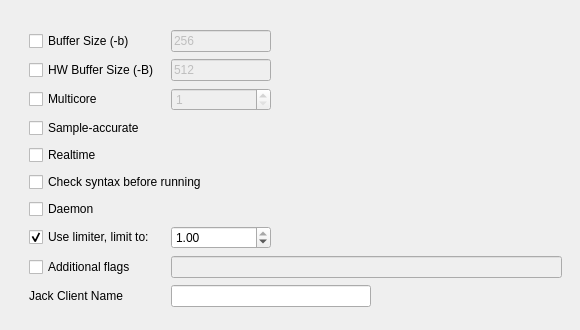
         <widget class="QWidget" name="tab_14">
          <attribute name="title">
           <string>Advanced</string>
          </attribute>
          <widget class="QFrame" name="frame">
           <property name="geometry">
            <rect>
             <x>20</x>
             <y>20</y>
             <width>551</width>
             <height>301</height>
            </rect>
           </property>
           <property name="sizePolicy">
            <sizepolicy hsizetype="Preferred" vsizetype="Fixed">
             <horstretch>0</horstretch>
             <verstretch>0</verstretch>
            </sizepolicy>
           </property>
           <layout class="QGridLayout" name="gridLayout_10">
            <property name="spacing">
             <number>6</number>
            </property>
            <item row="13" column="0">
             <widget class="QCheckBox" name="AdditionalFlagsCheckBox">
              <property name="toolTip">
               <string>Extra command line flags passed to Csound</string>
              </property>
              <property name="text">
               <string>Additional flags</string>
              </property>
             </widget>
            </item>
            <item row="14" column="0">
             <widget class="QLabel" name="label_6">
              <property name="text">
               <string>Jack Client Name</string>
              </property>
             </widget>
            </item>
            <item row="12" column="0">
             <widget class="QCheckBox" name="limiterCheckBox">
              <property name="enabled">
               <bool>true</bool>
              </property>
              <property name="toolTip">
               <string extracomment="Requires Csound 6.16 or later"/>
              </property>
              <property name="whatsThis">
               <string extracomment="Requires Csound 6.16 or later"/>
              </property>
              <property name="text">
               <string>Use limiter, limit to:</string>
              </property>
              <property name="checked">
               <bool>true</bool>
              </property>
             </widget>
            </item>
            <item row="12" column="2">
             <widget class="QDoubleSpinBox" name="limiterSpinBox">
              <property name="enabled">
               <bool>true</bool>
              </property>
              <property name="maximumSize">
               <size>
                <width>100</width>
                <height>16777215</height>
               </size>
              </property>
              <property name="minimum">
               <double>0.010000000000000</double>
              </property>
              <property name="maximum">
               <double>1.000000000000000</double>
              </property>
              <property name="singleStep">
               <double>0.010000000000000</double>
              </property>
              <property name="value">
               <double>1.000000000000000</double>
              </property>
             </widget>
            </item>
            <item row="2" column="2">
             <widget class="QLineEdit" name="BufferSizeLineEdit">
              <property name="enabled">
               <bool>false</bool>
              </property>
              <property name="maximumSize">
               <size>
                <width>100</width>
                <height>16777215</height>
               </size>
              </property>
              <property name="toolTip">
               <string>&lt;html&gt;&lt;head/&gt;&lt;body&gt;&lt;p&gt;1. For &lt;span style=&quot; font-weight:600;&quot;&gt;portaudio&lt;/span&gt;, -B suggests a latency, -b is used to set the buffersize.&lt;/p&gt;&lt;p&gt;2. For &lt;span style=&quot; font-weight:600;&quot;&gt;coreaudio&lt;/span&gt;, &lt;span style=&quot; font-weight:600;&quot;&gt;-B&lt;/span&gt; is the size of the internal buffer, &lt;span style=&quot; font-weight:600;&quot;&gt;-b&lt;/span&gt; is used for the actual IO buffer size.&lt;/p&gt;&lt;p&gt;3. For &lt;span style=&quot; font-weight:600;&quot;&gt;jack&lt;/span&gt;, &lt;span style=&quot; font-weight:600;&quot;&gt;-B&lt;/span&gt; is used to determine the number of buffers used in conjunction with -b , num = (N + M + 1) / M. &lt;span style=&quot; font-weight:600;&quot;&gt;-b&lt;/span&gt; is the size of each buffer.&lt;/p&gt;&lt;p&gt;4. For &lt;span style=&quot; font-weight:600;&quot;&gt;alsa&lt;/span&gt;, &lt;span style=&quot; font-weight:600;&quot;&gt;-B&lt;/span&gt; is the buffer size, &lt;span style=&quot; font-weight:600;&quot;&gt;-b&lt;/span&gt; is the period size&lt;/p&gt;&lt;p&gt;5. For &lt;span style=&quot; font-weight:600;&quot;&gt;pulse&lt;/span&gt;, &lt;span style=&quot; font-weight:600;&quot;&gt;-b&lt;/span&gt; is the actual buffersize passed to the device, &lt;span style=&quot; font-weight:600;&quot;&gt;-B&lt;/span&gt; is not used.&lt;/p&gt;&lt;p&gt;Use power-of-two values for &lt;span style=&quot; font-weight:600;&quot;&gt;ksmps&lt;/span&gt; (which is the same as &amp;quot;block size&amp;quot; in PureData or &amp;quot;vector size&amp;quot; in Max). Make sure  ksmps divides buffer size with no remainder. So, for -b 128, use ksmps = 128, 64, 32, 16, etc.&lt;/p&gt;&lt;/body&gt;&lt;/html&gt;</string>
              </property>
              <property name="text">
               <string>256</string>
              </property>
             </widget>
            </item>
            <item row="4" column="0">
             <widget class="QCheckBox" name="multicoreCheckBox">
              <property name="enabled">
               <bool>true</bool>
              </property>
              <property name="toolTip">
               <string>Use multiple cores when running Csound</string>
              </property>
              <property name="text">
               <string>Multicore</string>
              </property>
             </widget>
            </item>
            <item row="3" column="2">
             <widget class="QLineEdit" name="HwBufferSizeLineEdit">
              <property name="enabled">
               <bool>false</bool>
              </property>
              <property name="minimumSize">
               <size>
                <width>0</width>
                <height>0</height>
               </size>
              </property>
              <property name="maximumSize">
               <size>
                <width>100</width>
                <height>16777215</height>
               </size>
              </property>
              <property name="toolTip">
               <string>&lt;html&gt;&lt;head/&gt;&lt;body&gt;&lt;p&gt;1. For &lt;span style=&quot; font-weight:600;&quot;&gt;portaudio&lt;/span&gt;, -B suggests a latency, -b is used to set the buffersize.&lt;/p&gt;&lt;p&gt;2. For &lt;span style=&quot; font-weight:600;&quot;&gt;coreaudio&lt;/span&gt;, &lt;span style=&quot; font-weight:600;&quot;&gt;-B&lt;/span&gt; is the size of the internal buffer, &lt;span style=&quot; font-weight:600;&quot;&gt;-b&lt;/span&gt; is used for the actual IO buffer size.&lt;/p&gt;&lt;p&gt;3. For &lt;span style=&quot; font-weight:600;&quot;&gt;jack&lt;/span&gt;, &lt;span style=&quot; font-weight:600;&quot;&gt;-B&lt;/span&gt; is used to determine the number of buffers used in conjunction with -b , num = (N + M + 1) / M. &lt;span style=&quot; font-weight:600;&quot;&gt;-b&lt;/span&gt; is the size of each buffer.&lt;/p&gt;&lt;p&gt;4. For &lt;span style=&quot; font-weight:600;&quot;&gt;alsa&lt;/span&gt;, &lt;span style=&quot; font-weight:600;&quot;&gt;-B&lt;/span&gt; is the buffer size, &lt;span style=&quot; font-weight:600;&quot;&gt;-b&lt;/span&gt; is the period size&lt;/p&gt;&lt;p&gt;5. For &lt;span style=&quot; font-weight:600;&quot;&gt;pulse&lt;/span&gt;, &lt;span style=&quot; font-weight:600;&quot;&gt;-b&lt;/span&gt; is the actual buffersize passed to the device, &lt;span style=&quot; font-weight:600;&quot;&gt;-B&lt;/span&gt; is not used.&lt;/p&gt;&lt;p&gt;Use power-of-two values for &lt;span style=&quot; font-weight:600;&quot;&gt;ksmps&lt;/span&gt; (which is the same as &amp;quot;block size&amp;quot; in PureData or &amp;quot;vector size&amp;quot; in Max). Make sure  ksmps divides buffer size with no remainder. So, for -b 128, use ksmps = 128, 64, 32, 16, etc.&lt;/p&gt;&lt;/body&gt;&lt;/html&gt;</string>
              </property>
              <property name="text">
               <string>512</string>
              </property>
             </widget>
            </item>
            <item row="2" column="0">
             <widget class="QCheckBox" name="BufferSizeCheckBox">
              <property name="toolTip">
               <string>&lt;html&gt;&lt;head/&gt;&lt;body&gt;&lt;p&gt;1. For &lt;span style=&quot; font-weight:600;&quot;&gt;portaudio&lt;/span&gt;, -B suggests a latency, -b is used to set the buffersize.&lt;/p&gt;&lt;p&gt;2. For &lt;span style=&quot; font-weight:600;&quot;&gt;coreaudio&lt;/span&gt;, &lt;span style=&quot; font-weight:600;&quot;&gt;-B&lt;/span&gt; is the size of the internal buffer, &lt;span style=&quot; font-weight:600;&quot;&gt;-b&lt;/span&gt; is used for the actual IO buffer size.&lt;/p&gt;&lt;p&gt;3. For &lt;span style=&quot; font-weight:600;&quot;&gt;jack&lt;/span&gt;, &lt;span style=&quot; font-weight:600;&quot;&gt;-B&lt;/span&gt; is used to determine the number of buffers used in conjunction with -b , num = (N + M + 1) / M. &lt;span style=&quot; font-weight:600;&quot;&gt;-b&lt;/span&gt; is the size of each buffer.&lt;/p&gt;&lt;p&gt;4. For &lt;span style=&quot; font-weight:600;&quot;&gt;alsa&lt;/span&gt;, &lt;span style=&quot; font-weight:600;&quot;&gt;-B&lt;/span&gt; is the buffer size, &lt;span style=&quot; font-weight:600;&quot;&gt;-b&lt;/span&gt; is the period size&lt;/p&gt;&lt;p&gt;5. For &lt;span style=&quot; font-weight:600;&quot;&gt;pulse&lt;/span&gt;, &lt;span style=&quot; font-weight:600;&quot;&gt;-b&lt;/span&gt; is the actual buffersize passed to the device, &lt;span style=&quot; font-weight:600;&quot;&gt;-B&lt;/span&gt; is not used.&lt;/p&gt;&lt;p&gt;Use power-of-two values for &lt;span style=&quot; font-weight:600;&quot;&gt;ksmps&lt;/span&gt; (which is the same as &amp;quot;block size&amp;quot; in PureData or &amp;quot;vector size&amp;quot; in Max). Make sure  ksmps divides buffer size with no remainder. So, for -b 128, use ksmps = 128, 64, 32, 16, etc.&lt;/p&gt;&lt;/body&gt;&lt;/html&gt;</string>
              </property>
              <property name="text">
               <string>Buffer Size (-b)</string>
              </property>
             </widget>
            </item>
            <item row="10" column="0" colspan="3">
             <widget class="QCheckBox" name="checkSyntaxBeforeRunCheckBox">
              <property name="toolTip">
               <string>&lt;html&gt;&lt;head/&gt;&lt;body&gt;&lt;p&gt;In some cases csound might crash (and CsoundQt might crash with it) before any debugging information is visible in the CsoundQt console (during compilation). For such cases turn on this option to do a syntax check prior to running csound with full communication with widgets, etc.&lt;/p&gt;&lt;/body&gt;&lt;/html&gt;</string>
              </property>
              <property name="text">
               <string>Check syntax before running</string>
              </property>
             </widget>
            </item>
            <item row="9" column="0">
             <widget class="QCheckBox" name="realtimeCheckBox">
              <property name="toolTip">
               <string>&lt;html&gt;&lt;head/&gt;&lt;body&gt;&lt;p&gt;Realtime priority mode. In this mode all initialization (loading of buffers, etc) is done in a background thread. The scheduled instrument starts executing when these background tasks are finished. This can help to eliminate dropouts (but might have a negative effect in scheduling accuracy). &lt;span style=&quot; font-weight:600;&quot;&gt;NB: in realtime mode all printing is done to stderr&lt;/span&gt;. In order to see the effect of any printing opcodes open CsoundQt from the command line. All printing will be visible at the terminal. &lt;/p&gt;&lt;/body&gt;&lt;/html&gt;</string>
              </property>
              <property name="text">
               <string>Realtime</string>
              </property>
             </widget>
            </item>
            <item row="7" column="0">
             <widget class="QCheckBox" name="sampleAccurateCheckBox">
              <property name="toolTip">
               <string>&lt;html&gt;&lt;head/&gt;&lt;body&gt;&lt;p&gt;Enable sample-accurate mode. In this mode rendering is not quantized to performance cycles but starts at the specified sample corresponding to the start time of an event. &lt;/p&gt;&lt;/body&gt;&lt;/html&gt;</string>
              </property>
              <property name="text">
               <string>Sample-accurate</string>
              </property>
             </widget>
            </item>
            <item row="4" column="2">
             <widget class="QSpinBox" name="numThreadsSpinBox">
              <property name="enabled">
               <bool>false</bool>
              </property>
              <property name="maximumSize">
               <size>
                <width>100</width>
                <height>16777215</height>
               </size>
              </property>
              <property name="toolTip">
               <string>Number of threads when using multicore</string>
              </property>
              <property name="buttonSymbols">
               <enum>QAbstractSpinBox::ButtonSymbols::UpDownArrows</enum>
              </property>
              <property name="minimum">
               <number>1</number>
              </property>
              <property name="maximum">
               <number>12</number>
              </property>
             </widget>
            </item>
            <item row="14" column="2">
             <widget class="QLineEdit" name="JackNameLineEdit">
              <property name="enabled">
               <bool>true</bool>
              </property>
              <property name="maximumSize">
               <size>
                <width>200</width>
                <height>16777215</height>
               </size>
              </property>
              <property name="toolTip">
               <string>&lt;html&gt;&lt;head/&gt;&lt;body&gt;&lt;p&gt;Use * for current filename. &lt;/p&gt;&lt;p&gt;This setting is used only when jack is selected as the RT audio module. &lt;/p&gt;&lt;/body&gt;&lt;/html&gt;</string>
              </property>
              <property name="frame">
               <bool>true</bool>
              </property>
             </widget>
            </item>
            <item row="11" column="0">
             <widget class="QCheckBox" name="daemonCheckBox">
              <property name="enabled">
               <bool>true</bool>
              </property>
              <property name="toolTip">
               <string>&lt;html&gt;&lt;head/&gt;&lt;body&gt;&lt;p&gt;Daemon mode. Do not exit if CSD/orchestra is not given, is empty or does not compile. &lt;br/&gt;&lt;span style=&quot; font-weight:600;&quot;&gt;NB&lt;/span&gt;: use with care. In the case of syntax errors csound will keep execution in at times undefined state, causing crashes and possibly bringing CsoundQt down with it. &lt;/p&gt;&lt;p&gt;&lt;span style=&quot; font-weight:600;&quot;&gt;NB2&lt;/span&gt;: in the absence of a score or of any events within the &amp;lt;CsScore&amp;gt; tag csound goes into daemon mode by default. &lt;br/&gt;&lt;/p&gt;&lt;/body&gt;&lt;/html&gt;</string>
              </property>
              <property name="styleSheet">
               <string notr="true"/>
              </property>
              <property name="text">
               <string>Daemon</string>
              </property>
             </widget>
            </item>
            <item row="13" column="2">
             <widget class="QLineEdit" name="AdditionalFlagsLineEdit">
              <property name="enabled">
               <bool>false</bool>
              </property>
              <property name="sizePolicy">
               <sizepolicy hsizetype="Expanding" vsizetype="Fixed">
                <horstretch>0</horstretch>
                <verstretch>0</verstretch>
               </sizepolicy>
              </property>
              <property name="maximumSize">
               <size>
                <width>600</width>
                <height>16777215</height>
               </size>
              </property>
              <property name="toolTip">
               <string>&lt;html&gt;&lt;head/&gt;&lt;body&gt;&lt;p&gt;&lt;span style=&quot; font-weight:600;&quot;&gt;Csound flags&lt;/span&gt;:&lt;/p&gt;&lt;p&gt;--dither → dither&lt;br/&gt;--ksmps → Override number of samples per cycle&lt;br/&gt;--sample-rate=48000 → Override sample rate&lt;br/&gt;--env:NAME=VALUE → Set environment veriable NAME to VALUE&lt;br/&gt;--omacro:XXX=YYY → set orchestra macro XXX to value YYY&lt;br/&gt;--smacro:XXX=YYY → Set score macro XXX to value YYY&lt;br/&gt;--sample-accurate → Use sample-accurate timing of events&lt;br/&gt;--realtime → Realtime priority mode&lt;br/&gt;--daemon → Do not exit if orchestra is not given&lt;br/&gt;--port=N → liston to UDP port N for code (implies --daemon) &lt;br/&gt;--udp-echo → Echo UDP commands on terminal&lt;br/&gt;&lt;/p&gt;&lt;/body&gt;&lt;/html&gt;</string>
              </property>
              <property name="maxLength">
               <number>32760</number>
              </property>
              <property name="frame">
               <bool>true</bool>
              </property>
             </widget>
            </item>
            <item row="3" column="0">
             <widget class="QCheckBox" name="HwBufferSizeCheckBox">
              <property name="toolTip">
               <string>&lt;html&gt;&lt;head/&gt;&lt;body&gt;&lt;p&gt;1. For &lt;span style=&quot; font-weight:600;&quot;&gt;portaudio&lt;/span&gt;, -B suggests a latency, -b is used to set the buffersize.&lt;/p&gt;&lt;p&gt;2. For &lt;span style=&quot; font-weight:600;&quot;&gt;coreaudio&lt;/span&gt;, &lt;span style=&quot; font-weight:600;&quot;&gt;-B&lt;/span&gt; is the size of the internal buffer, &lt;span style=&quot; font-weight:600;&quot;&gt;-b&lt;/span&gt; is used for the actual IO buffer size.&lt;/p&gt;&lt;p&gt;3. For &lt;span style=&quot; font-weight:600;&quot;&gt;jack&lt;/span&gt;, &lt;span style=&quot; font-weight:600;&quot;&gt;-B&lt;/span&gt; is used to determine the number of buffers used in conjunction with -b , num = (N + M + 1) / M. &lt;span style=&quot; font-weight:600;&quot;&gt;-b&lt;/span&gt; is the size of each buffer.&lt;/p&gt;&lt;p&gt;4. For &lt;span style=&quot; font-weight:600;&quot;&gt;alsa&lt;/span&gt;, &lt;span style=&quot; font-weight:600;&quot;&gt;-B&lt;/span&gt; is the buffer size, &lt;span style=&quot; font-weight:600;&quot;&gt;-b&lt;/span&gt; is the period size&lt;/p&gt;&lt;p&gt;5. For &lt;span style=&quot; font-weight:600;&quot;&gt;pulse&lt;/span&gt;, &lt;span style=&quot; font-weight:600;&quot;&gt;-b&lt;/span&gt; is the actual buffersize passed to the device, &lt;span style=&quot; font-weight:600;&quot;&gt;-B&lt;/span&gt; is not used.&lt;/p&gt;&lt;p&gt;Use power-of-two values for &lt;span style=&quot; font-weight:600;&quot;&gt;ksmps&lt;/span&gt; (which is the same as &amp;quot;block size&amp;quot; in PureData or &amp;quot;vector size&amp;quot; in Max). Make sure  ksmps divides buffer size with no remainder. So, for -b 128, use ksmps = 128, 64, 32, 16, etc.&lt;/p&gt;&lt;/body&gt;&lt;/html&gt;</string>
              </property>
              <property name="text">
               <string>HW Buffer Size (-B)</string>
              </property>
             </widget>
            </item>
           </layout>
          </widget>
         </widget>
